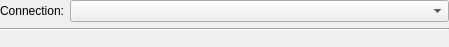
<?xml version="1.0" encoding="UTF-8"?>
<ui version="4.0">
 <class>ConnectionOptionsWidgetClass</class>
 <widget class="QWidget" name="ConnectionOptionsWidgetClass">
  <property name="geometry">
   <rect>
    <x>0</x>
    <y>0</y>
    <width>449</width>
    <height>47</height>
   </rect>
  </property>
  <layout class="QVBoxLayout" name="verticalLayout">
   <property name="margin">
    <number>0</number>
   </property>
   <item>
    <widget class="QWidget" name="wdtSelectConnection" native="true">
     <layout class="QVBoxLayout">
      <property name="margin">
       <number>0</number>
      </property>
      <item>
       <layout class="QHBoxLayout" name="hblSelectConnectionLayout">
        <item>
         <widget class="QLabel" name="lblConnection">
          <property name="text">
           <string>Connection:</string>
          </property>
          <property name="textFormat">
           <enum>Qt::PlainText</enum>
          </property>
          <property name="buddy">
           <cstring>cmbConnections</cstring>
          </property>
         </widget>
        </item>
        <item>
         <widget class="QComboBox" name="cmbConnections">
          <property name="sizePolicy">
           <sizepolicy hsizetype="Expanding" vsizetype="Fixed">
            <horstretch>0</horstretch>
            <verstretch>0</verstretch>
           </sizepolicy>
          </property>
         </widget>
        </item>
       </layout>
      </item>
      <item>
       <widget class="Line" name="frmHorizontalLine">
        <property name="orientation">
         <enum>Qt::Horizontal</enum>
        </property>
       </widget>
      </item>
     </layout>
    </widget>
   </item>
   <item>
    <widget class="QWidget" name="wdtConnectionSettings" native="true"/>
   </item>
  </layout>
  <zorder></zorder>
  <zorder>wdtSelectConnection</zorder>
  <zorder>wdtConnectionSettings</zorder>
 </widget>
 <layoutdefault spacing="6" margin="11"/>
 <resources/>
 <connections/>
</ui>
